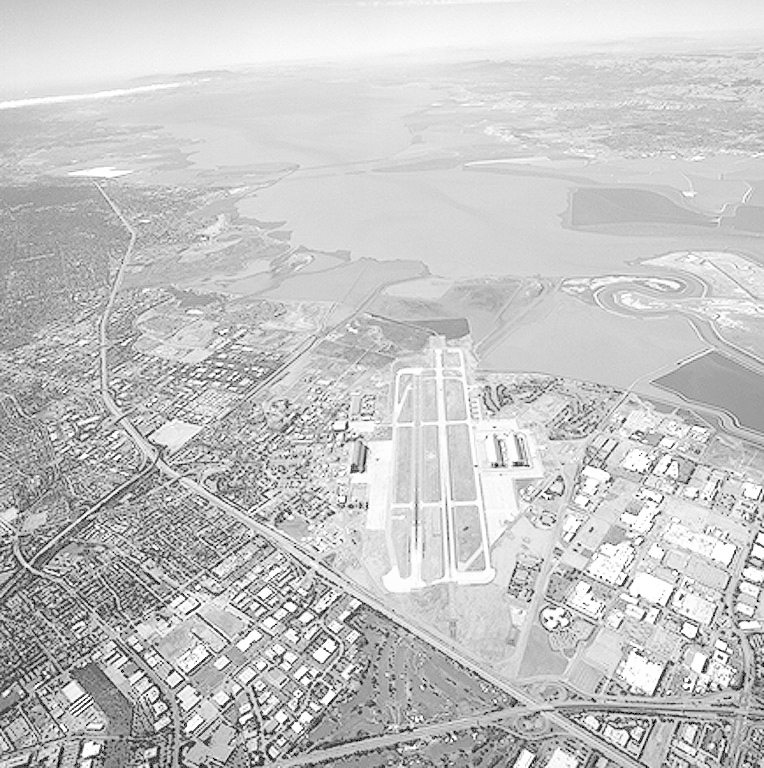
#> input picture Filtering in the spatial domain/Bilder/Aerial.jpg, 764 x 768 px
$ jupyter execute 'Histogram equalization.ipynb'   (shell and % lines are left out)
#> lines starting #> are read from the running program, lines starting #| are printed output that depends on the picture
# Aufgabe 2: Histogramme linearisieren
Damit der zur Verfügung stehende Grauwertbereich optimal ausgenutzt wird, kann das Histogramm eines Bildes linearisiert werden.
Dadurch wird der Kontrast verstärkt und das Bild qualitativ besser.
Bei der Linearisierung wird die Quantisierungskennlinie optimal an die in einem Bild auftretenden Helligkeitswerte angepasst, d.h. Bereiche mit seltenen Grauwerten werden im Histogramm enger "zusammengerückt", Bereiche mit häufigen Grauwerten werden gestreckt:

Um das Histogramm eines Bildes zu linearisieren, wird zunächst das kumulierte Histogramm
\begin{align}
 h_c(I) = \sum_{i=0}^I h(i).
\end{align}
berechnet, das zu jedem Grauwert $I$ die Häufigkeit von Intensitäten unterhalb dieses Grauwertes angibt.
Jedem Pixel im Bild mit dem Grauwert $I$ wird dann ein neuer Grauwert $I' = h_c(I)$ zugewiesen, wobei eine Skalierung der Werte von $h_c$ auf den Wertebereich der Grauwerte vorgenommen wird.

Schreiben Sie eine Python-Funktion, die die Histogrammlinearisierung auf Grauwertbildern durchführt!
Testen Sie diese auf den im Ordner `Bilder` bereitgestellten Beispielbildern!

## 0. Pfade, Pakete etc.

[cell 1]
import glob
import urllib.request

import matplotlib.pyplot as plt

import imageio
import numpy as np

import skimage
import time

[cell 2]
# image_filter = 'Bilder/*.jpg'
image_filter = 'Bilder/Aerial.jpg'

## 1. Laden des Bildes

[cell 3]
image_path = np.random.choice(glob.glob(image_filter))
image = imageio.imread(image_path)
#> image is the input picture: shape (768, 764); min 0, max 255, mean 197.2

## 2. Bestimmung des Histogrammes
Setzen Sie hier die Funktion `ex2_histogram` aus der vorherigen Übung ein:

[cell 4]
def ex2_histogram(image):
    histogram = [0] * 256
    for i in range(image.shape[0]):
        for j in range(image.shape[1]):
            histogram[image[i][j]]+=1
    return histogram

## 3. Bestimmung des kumulierten Histogramms
Definieren Sie nun eine Funktion, die für ein gegebenes Bild das kumulierte Histogramm zurückgibt. Dabei soll die o.g. Funktion `ex2_histogram` verwendet werden.

[cell 5]
def ex2_cumulative_histogram(image):
    histogram = ex2_histogram(image)
    rows,cols = image.shape
    size = rows*cols
    temp = [0] * 256
    cumulative_histogram = [0] * 256

    for i in range(256):
        if i==0:
            temp[0]=histogram[0]
        else:
            temp[i]=temp[i-1]+histogram[i]

        # cumulative_histogram, and extend the value to 0~255
        value=255.0*(temp[i]/size)
        if value>255:
            value=255
        if value<0:
            value=0
        cumulative_histogram[i]=value

    return cumulative_histogram

Nun werden das Histogramm und das kumulative Histogramm von den Funktionen berechnet:

[cell 6]
image_histogram = ex2_histogram(image)
#> image_histogram = 256 values, max 14717 at index 213, min 0 at index 2, mean 2292
image_cumulative_histogram = ex2_cumulative_histogram(image)
#> in ex2_cumulative_histogram, `histogram = ex2_histogram(image)`: histogram has the same summary as image_histogram outside ex2_cumulative_histogram
#> the loop in ex2_cumulative_histogram, `for i in range(256):` made 256 passes
#> after the loop in ex2_cumulative_histogram, `for i in range(256):`: cumulative_histogram = 256 values from 0.372 to 255; temp = 256 values from 857 to 586752
#> image_cumulative_histogram = 256 values from 0.372 to 255

## 4. Histogrammlinearisierung
Im Folgenden soll eine Funktion definiert werden, die ein gegebenes Bild und ein kumulatives Histogramm verwendet, um die Histogrammlinearisierung auf dem Bild durchzuführen. Das linearisierte Bild soll zurückgegeben werden, ohne das Original zu verändern.

Initialisieren Sie zunächst ein leeres Bild mit Hilfe der Funktion `zeros_like` aus dem Paket `numpy`. Wenden Sie die Histogrammlinearisierung dann Pixel für Pixel an.

[cell 7]
def ex2_histogram_linearization(image, cumulative_histogram):
    rows,cols = image.shape
    size = rows*cols
    original_image = image.reshape((size,))
    linearized_image = np.zeros_like(original_image)

    for i in range(size):
        linearized_image[i]=cumulative_histogram[original_image[i]]
    linearized_image=linearized_image.reshape((rows,cols))

    return linearized_image

Die Funktion wird nun verwendet, um das Bild zu linearisieren:

[cell 8]
linearized_image = ex2_histogram_linearization(image, image_cumulative_histogram)
#> in ex2_histogram_linearization, `linearized_image=linearized_image.reshape((rows,cols))`:
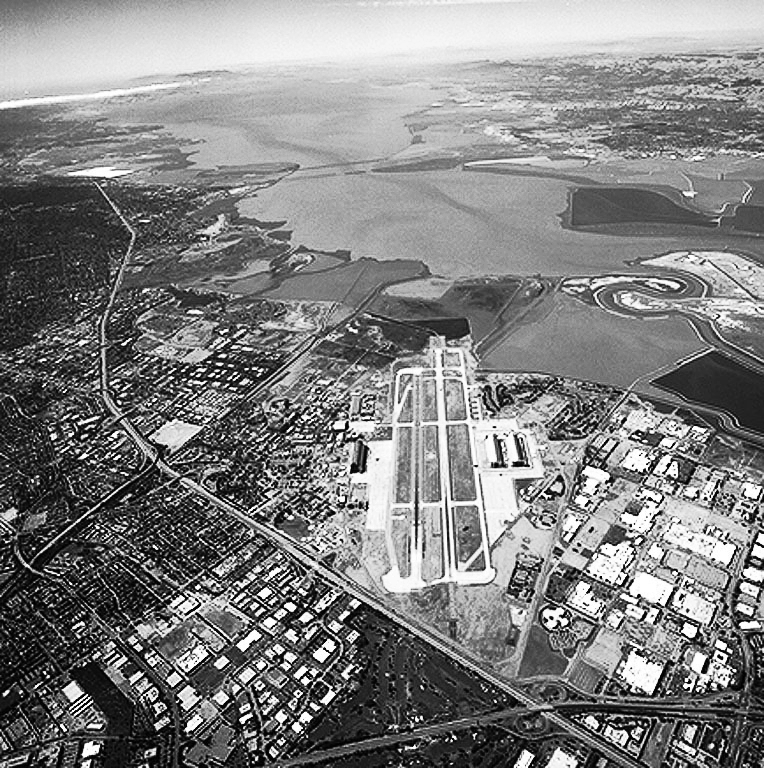
#> linearized_image: shape (768, 764); min 0, max 255, mean 128.3
linearized_image_cumulative_histogram = ex2_cumulative_histogram(linearized_image)
#> the loop in ex2_cumulative_histogram (call 2), `for i in range(256):` made 256 passes
#> linearized_image_cumulative_histogram = 256 values from 0.475 to 255
linearized_image

## 5. Darstellung
Um die Wirksamkeit der Histogrammlinearisierung zu überprüfen, stellen Sie zunächst die kumulativen Histogramme von `image` und `linearized_image` nebeneinander dar:

[cell 9]
plt.figure('Cumulative Histogram')

plt.subplot(1,2,1)
plt.title('histogram of original image')
plt.bar(range(len(image_cumulative_histogram)), image_cumulative_histogram)


plt.subplot(1,2,2)
plt.title('histogram of linearized image')
plt.bar(range(len(linearized_image_cumulative_histogram)), linearized_image_cumulative_histogram)

plt.show()
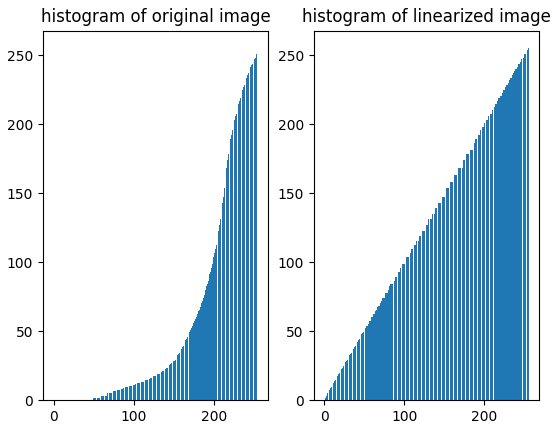
#> figure drawn by matplotlib, 2 panels; panel 1: tallest bar 255 high, from x = 254.6 to 255.4; panel 2: tallest bar 255 high, from x = 254.6 to 255.4

Vergleichen Sie nun die beiden Bilder, indem Sie sie nebeneinander anzeigen.

[cell 10]
plt.figure('Image')

plt.subplot(1,2,1)
plt.title('original image')
plt.imshow(image, cmap='gray')

plt.subplot(1,2,2)
plt.title('linearized image')
plt.imshow(linearized_image, cmap='gray')
plt.show()
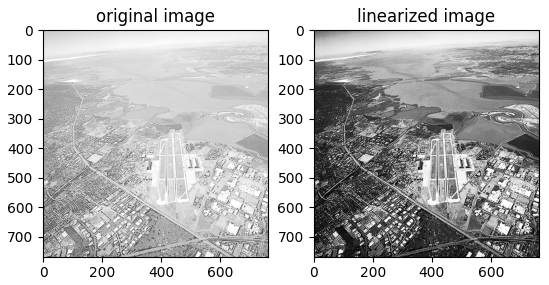
#> figure drawn by matplotlib, 2 panels

# Aufgabe 6: Evaluation
Python bzw. das Paket `skimage` stellt eigene Routinen zur Histogrammlinerarisierung und Filterung zur Verfügung.
Informieren Sie sich über den Umgang mit diesen Funktionen und vergleichen Sie diese mit den von Ihnen implementierten Verfahren hinsichtlich der Ergebnisse und Laufzeiten! Tipp: Messen Sie die Laufzeit mit dem magischen Jupyter-Befehl `%time`!

[cell 11]
from skimage import exposure

start=time.time()
linearized_image_cumulative_histogram = ex2_cumulative_histogram(linearized_image)
end=time.time()
print('time cost of my function: ', end-start, 's')
print('the linearized image that be gotten from my function: ')
print(linearized_image)
#> (printed output is left out)
print('')

start_skimage=time.time()
linearized_img =255.0* exposure.equalize_hist(image)
end_skimage=time.time()
print('time cost of skimage package: ', end-start, 's')
print('the linearized image that be gotten from skimage package: ')
print(linearized_img)
#> (printed output is left out)

[cell 12]
from skimage import exposure

plt.figure('Image after Using Skimage')

plt.subplot(1,2,1)
plt.title('original image')
plt.imshow(image, cmap='gray')

linearized_img = exposure.equalize_hist(image)
arr=linearized_img.flatten()
plt.subplot(1,2,2)
plt.title('linearized image')
plt.imshow(linearized_img, cmap='gray')

plt.show()
